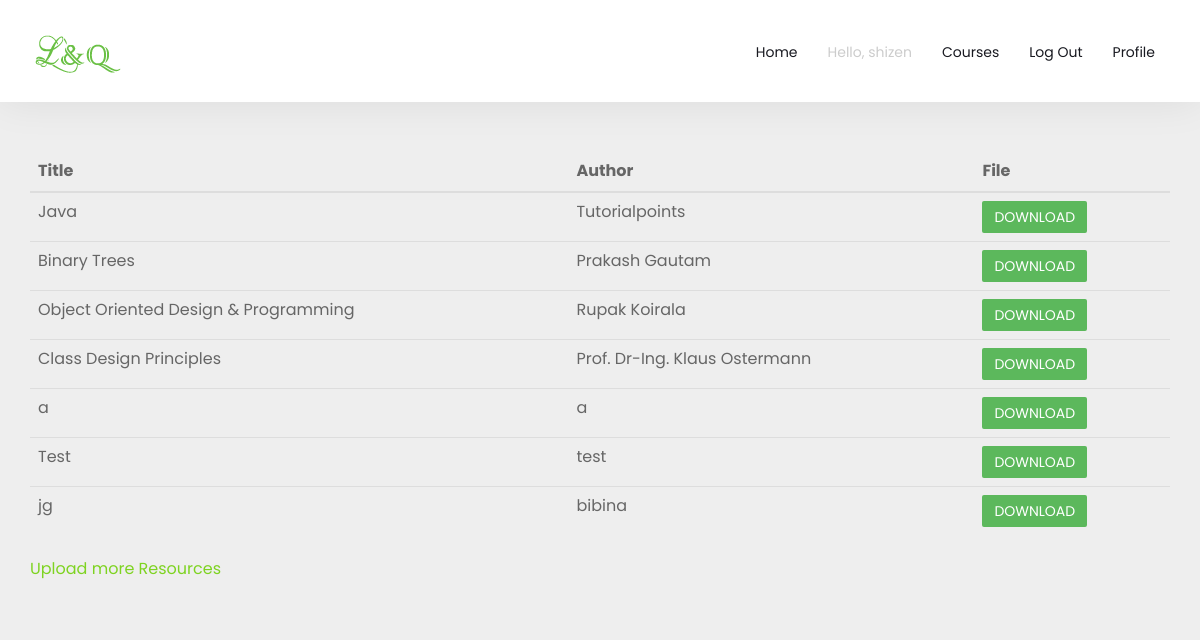
/resources/ (signed in), run on the app's committed database.
### resources/models.py (models this page shows, shortened)
class Resource(models.Model):
	title = models.CharField(max_length=100)
	author = models.CharField(max_length=100)
	file = models.FileField(upload_to="resources")

### resources/views.py (the view)
# urls.py: path('resources/', views.resource_Page, name ="resource"),
@login_required(login_url="/signin/")
def resource_Page(request):
	resource = Resource.objects.all()
	return render(request, "resources/resourcePage.html", {"resources": resource})#for obj in context's key

### resources/templates/resources/resourcePage.html (shortened to what this page needs)
{% extends 'header.html' %}
{% load static %}
{% block content %}
<div class="container" style="margin-top: 50px;">
<table class = "table table-hover">
	<thead>
		<tr>
			<th>Title</th>
			<th>Author</th>
			<th>File</th>
		</tr>
	</thead>
	<tbody>
		{% for resource in resources %}
		<tr>
			<td>{{resource.title}}</td>
			<td>{{resource.author}}</td>
			<td><a href="{{ resource.file.url}}" download><button type="submit" class="btn btn-success btn-md">Download</button></a></td>
		</tr>
		{% endfor %}
	</tbody>
</table>
</div>
<div class="container">
	<div class="row justify-content-center">
		<div class="col-md-4">
			<p><a href="{% url 'resources:upload' %}">Upload more Resources</a></p>
		</div>
	</div>
</div>
{% endblock %}

### templates/header.html (shortened to what this page needs)
  {% load static %}
<head>
  <link rel="stylesheet" href="{% static 'css/styles-merged.css' %}">
  <link rel="stylesheet" href="{% static 'css/style.min.css' %}">
  <link rel="stylesheet" href="{% static 'css/signin.css' %}">
  <link rel="stylesheet" href="{% static 'css/courses.css' %}">
  <link rel="stylesheet" href="{% static 'css/profile.css' %}">
  <link rel="stylesheet" href="{% static 'css/alert.css' %}">
</head>
<nav class="navbar probootstrap-megamenu navbar-default probootstrap-navbar">
  <div class="container">
    <div class="navbar-header">
      <a class="navbar-brand" href="/" title="Learn & Quiz"></a>
    </div>
    <div id="navbar-collapse" class="navbar-collapse collapse">
      <ul class="nav navbar-nav navbar-right">
        <li><a href="/">Home</a></li>
        {% if user.is_authenticated %}
        <li class="disabled"><a href="#">Hello, {{user.username}}</a></li>
        <li><a href="{%url 'courses:courses' %}">Courses</a></li>
        <li><a href="{%url 'participants:logout'%}">Log Out</a></li>
        <li><a href="{%url 'participants:profile'%}">Profile</a></li>
        {% else %}
        <li class="probootstra-cta-button"><a href="{{ participants }}/signin" class="btn">Log in</a></li>
        <li class="probootstra-cta-button last"><a href="{{ participants }}/signup" class="btn">Sign up</a></li>
        {% endif %}
      </ul>
    </div>
  </div>
</nav>
{% block content %}
{% endblock %}

### static/css/profile.css (style rules this page uses)
ul { margin: 0; }

### data on the page
Resource: title "Java", author "Tutorialpoints"
Resource: title "Binary Trees", author "Prakash Gautam"
Resource: title "Object Oriented Design & Programming", author "Rupak Koirala"
Resource: title "Class Design Principles", author "Prof. Dr-Ing. Klaus Ostermann"
Resource: title "a", author "a"
Resource: title "Test", author "test"
Resource: title "jg", author "bibina"

### other printed values
{{ user.username }} "shizen"
